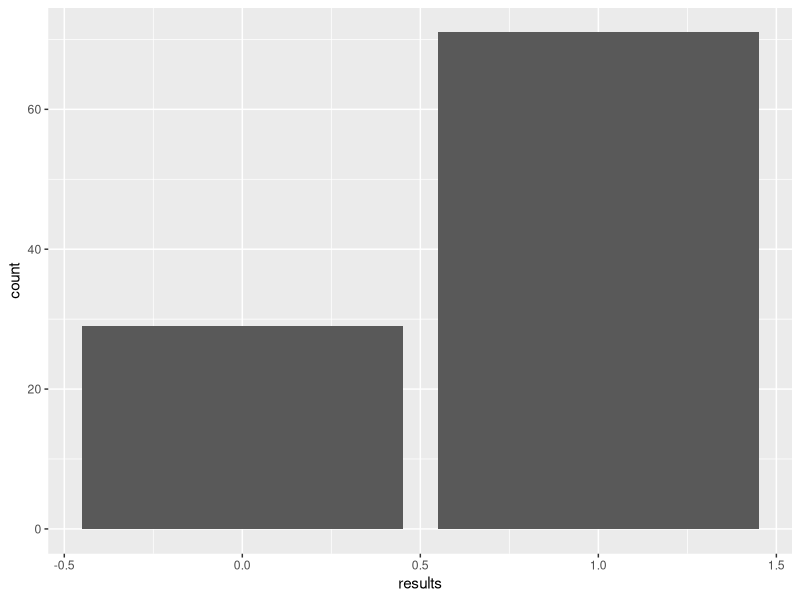
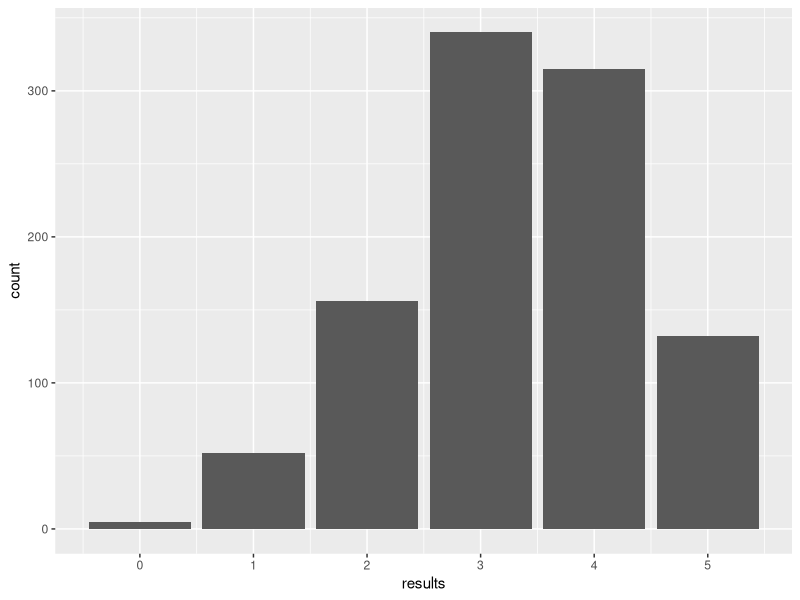
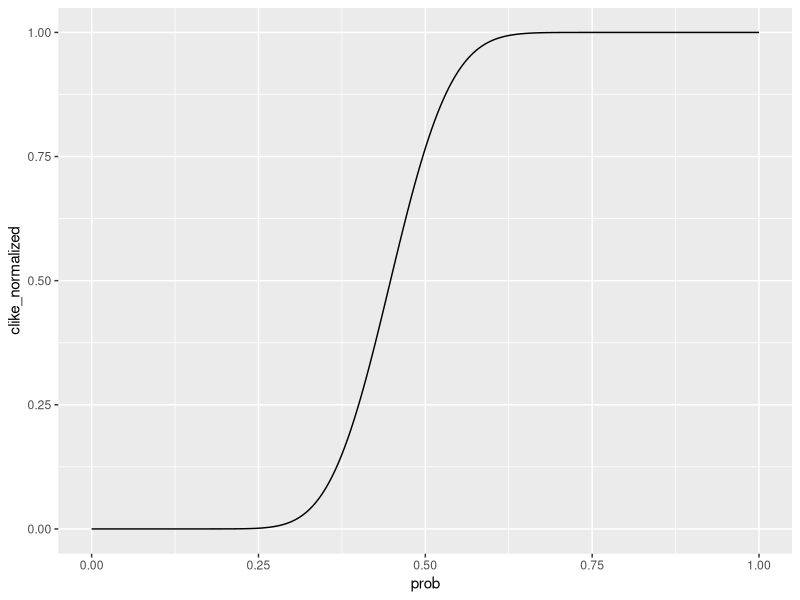

These figures' R source, in order:
## ---- chunk 1
#| warning: false
#| error: false
library(tidyverse)
## ---- chunk 2
# Verification of equation 5.1
dbinom(1, 1, 2/3)
dbinom(0, 1, 2/3)
dbinom(2, 1, 2/3)

# Verification of equation 5.2
pbinom(-1, 1, 2/3)
pbinom(0, 1, 2/3)
pbinom(1, 1, 2/3)
pbinom(2, 1, 2/3)

# rbinom() and plot
bernoulli_sample <- data.frame(
  sid = c(1:100),
  results = rbinom(100, 1, 2/3)
)
ggplot(bernoulli_sample, aes(results)) +
  geom_bar()
## ---- chunk 3
dbinom(2, 4, 0.5) # Pr(x = 2)
pbinom(1, 4, 0.5) # Pr(X <= 1)
## ---- chunk 4
binom_sample <- data.frame(
  results = rbinom(n = 1000, size = 5, prob = 2/3)
)
ggplot(binom_sample, aes(x = results)) +
  geom_bar() +
  scale_x_continuous(breaks = c(0:5))

mean(binom_sample$results %% 2 == 0) # Prob(X is an even number)
dbinom(x = 2, size = 5, prob = 2/3) + dbinom(x = 4, size = 5, prob = 2/3) # Theoretically
## ---- chunk 5
dbinom(2, 4, 1/3) # Pr(x = 2)
## ---- chunk 6
binom_verif <- data.frame(x = c(1:15)) |> 
  mutate(
    func_dbinom = dbinom(x, 15, 2/3),
    calc_dbinom = choose(15, x) * (2/3)^x * (1-2/3)^(15-x),
    func_pbinom = pbinom(x, 15, 2/3),
    calc_pbimom = cumsum(calc_dbinom)
  )

binom_verif
## ---- chunk 7
grid <- tibble(prob = seq(0, 1, by = 0.001))
grid$like <- dbinom(21, 47, grid$prob) 
grid <- grid |> 
  mutate(
    clike_raw = cumsum(like),
    clike_normalized = clike_raw/sum(like)
  )

ggplot(grid, aes(x = prob, y = clike_normalized)) +
  geom_line()

1-grid$clike_normalized[grid$prob == 0.588]
